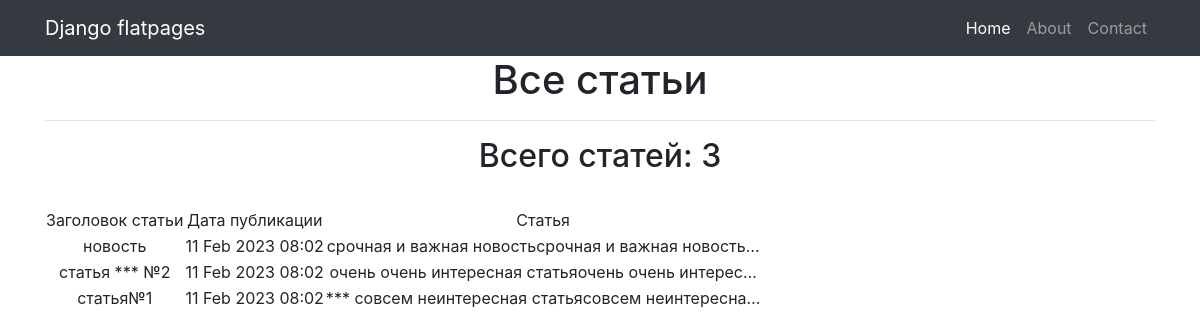
Page /news/ on the committed database.
### news/models.py (models this page shows, shortened)
class Post(models.Model):
    author = models.ForeignKey(Author, on_delete=models.CASCADE)
    NEWS = 'NW'
    ARTICLE = 'AR'
    CATEGORY_CHOICES = (
        (NEWS, 'Новость'),
        (ARTICLE, 'Статаья'),
    )
    categoryType = models.CharField(max_length=2, choices=CATEGORY_CHOICES, default=ARTICLE)
    dateCreat = models.DateTimeField(auto_now_add=True)
    postCategory = models.ManyToManyField(Category, through='PostCategory')
    title = models.CharField(max_length=128)
    text = models.TextField()
    rating = models.SmallIntegerField(default=0)

### news/views.py (the view)
# urls.py: path('', NewsList.as_view()), # т.к. сам по себе это класс, то нам надо представить этот класс в виде view. Для этого вызываем метод as_view
class NewsList(ListView):
    model = Post  # указываем модель, объекты которой мы будем выводить
    template_name = 'news.html'  # указываем имя шаблона, в котором будет лежать HTML, в нём будут все инструкции о том, как именно пользователю должны вывестись наши объекты
    context_object_name = 'news'  # это имя списка, в котором будут лежать все объекты, его надо указать, чтобы обратиться к самому списку объектов через HTML-шаблон
    queryset = Post.objects.order_by('-dateCreat')

### news/templatetags/censor_filters.py (called while the page is built)
@register.filter(name='censor') # регистрируем наш фильтр под именем censor, чтоб django понимал, что это именно фильтр, а не простая функция
def censor(testText):
    for word in bad_words:
        testText = testText.lower().replace(word.lower(), '***') # ищем в переданном тексте слова из списка bad_words и меняем их на ***
    return testText

### templates/news.html (shortened to what this page needs)
{% extends 'flatpages/default.html' %}
{% load censor_filters %}
{% block content %}
<h1>Все статьи</h1>
<hr>
    {% if news %}
        <h2> Всего статей: {{ news|length}} </h2>
        <br>
        <table>
            <tr>
                <td>
                    Заголовок статьи
                </td>
                <td>
                    Дата публикации
                </td>
                <td>
                    Статья
                </td>
            </tr>
        {% for new in news %}
            <tr>
                <td>
                    {{ new.title|censor }}
                </td>
                <td>
                    {{ new.dateCreat|date:'d M Y h:m' }}
                </td>
                <td>
                    {{ new.text|censor|truncatechars:50 }}
                </td>
            </tr>
        {% endfor %}
        </table>
    {% else %}
        <h2> Статей нет!</h2>
    {% endif %}
{% endblock content %}

### templates/flatpages/default.html (shortened to what this page needs)
{% load static %}
<!DOCTYPE html>
<html lang="en">
<head>
  <link href="{% static 'vendor/bootstrap/css/bootstrap.min.css' %}" rel="stylesheet">
</head>
<body>
  <nav class="navbar navbar-expand-lg navbar-dark bg-dark static-top">
    <div class="container">
      <a class="navbar-brand" href="#">Django flatpages</a>
      <div class="collapse navbar-collapse" id="navbarResponsive">
        <ul class="navbar-nav ml-auto">
          <li class="nav-item active">
            <a class="nav-link" href="#">Home
            </a>
          </li>
          <li class="nav-item">
            <a class="nav-link" href="/about/">About</a>
          </li>
          <li class="nav-item">
            <a class="nav-link" href="/contacts/">Contact</a>
          </li>
        </ul>
      </div>
    </div>
  </nav>
  <div class="container">
    <div class="row">
      <div class="col-lg-12 text-center">
       {% block content %}{% endblock content %}
      </div>
    </div>
  </div>
</body>
</html>

### rows in the picture
Post: title|censor "новость", dateCreat "11 Feb 2023 08:02", text|censor "срочная и важная новостьсрочная и важная новость…"
Post: title|censor "статья *** №2", dateCreat "11 Feb 2023 08:02", text|censor "очень очень интересная статьяочень очень интерес…"
Post: title|censor "статья№1", dateCreat "11 Feb 2023 08:02", text|censor "*** совсем неинтересная статьясовсем неинтересна…"

### other values in the picture
{{ news|length }} "3"
